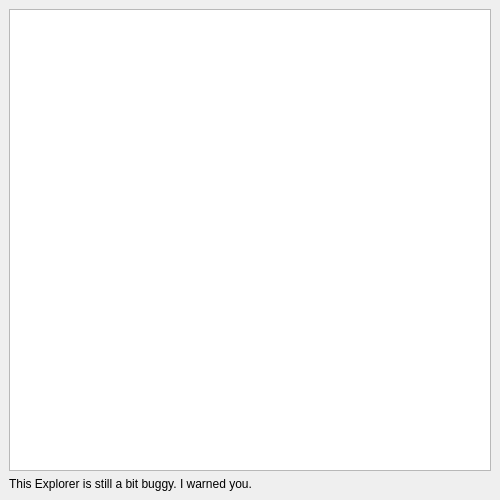
<?xml version="1.0" encoding="UTF-8"?>
<ui version="4.0">
 <class>SarcExplorerWindow</class>
 <widget class="QMainWindow" name="SarcExplorerWindow">
  <property name="geometry">
   <rect>
    <x>0</x>
    <y>0</y>
    <width>500</width>
    <height>500</height>
   </rect>
  </property>
  <property name="windowTitle">
   <string>MainWindow</string>
  </property>
  <widget class="QWidget" name="centralwidget">
   <layout class="QVBoxLayout" name="verticalLayout">
    <item>
     <widget class="QTreeView" name="fileTreeView">
      <attribute name="headerVisible">
       <bool>false</bool>
      </attribute>
     </widget>
    </item>
    <item>
     <widget class="QLabel" name="warningLabel">
      <property name="text">
       <string>This Explorer is still a bit buggy. I warned you.</string>
      </property>
     </widget>
    </item>
   </layout>
  </widget>
  <action name="actionExport">
   <property name="text">
    <string>export</string>
   </property>
  </action>
 </widget>
 <resources/>
 <connections/>
</ui>
